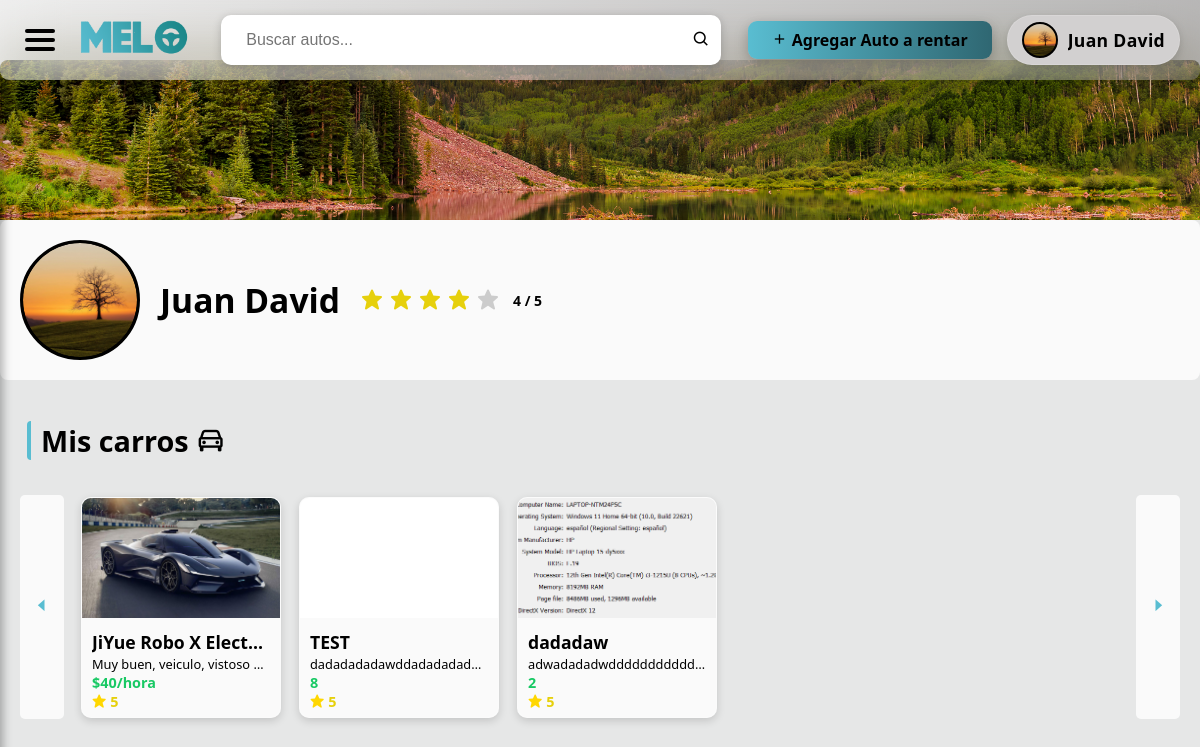
The app's page /profile.php (signed in) with its own data.
### tables this page shows
CREATE TABLE `registro` (
  `ID_Registro` int(11) NOT NULL,
  `Nombre` varchar(100) NOT NULL,
  `CorreoElectronico` varchar(100) NOT NULL,
  `Contrasena` varchar(100) NOT NULL,
  `imagen_perfil` varchar(255) DEFAULT NULL,
  `imagen_fondo` varchar(255) DEFAULT NULL
);

CREATE TABLE `autos` (
  `id` int(11) NOT NULL,
  `usuario` varchar(100) NOT NULL,
  `nombre` varchar(100) NOT NULL,
  `descripcion` text DEFAULT NULL,
  `precio` varchar(50) DEFAULT NULL,
  `estrellas` int(11) DEFAULT 5,
  `imagen` varchar(255) DEFAULT NULL,
  `fecha_creacion` timestamp NOT NULL DEFAULT current_timestamp(),
  `categoria` varchar(50) DEFAULT 'General',
  `ubicacion` varchar(255) DEFAULT NULL
);

### profile.php (the view, shortened to what this page needs)
<?php
require 'conexion.php';
$usuario = $_SESSION['usuario'] ?? '';
$datos = [];
if ($usuario) {
    $stmt = $conn->prepare("SELECT * FROM registro WHERE Nombre = ?");
    $stmt->bind_param("s", $usuario);
    $stmt->execute();
    $resultado = $stmt->get_result();
    $datos = $resultado->fetch_assoc();
}
?>
<!DOCTYPE html>
<html lang="es">
<head>
  <link rel="stylesheet" href="css/style.css">
  <link href='https://unpkg.com/boxicons@2.1.4/css/boxicons.min.css' rel='stylesheet'>
</head>
<body>
<?php include 'header.php'; ?>
<div class="profile-bg-container">
  <div class="background_and_profile">
    <div class="bp_header" style="background-image: url('<?php echo $datos['imagen_fondo'] ?? 'img/default-bg.jpg'; ?>');">
    </div>
    <div class="profile-content">
      <div class="profile_icon_big">
        <img src="<?php echo !empty($datos['imagen_perfil']) ? $datos['imagen_perfil'] : 'img/Profile_Icon.png'; ?>" class="profile-img">
      </div>
      <div class="name_bg">
        <div class="name_and_rating">
          <h2><?php echo htmlspecialchars($datos['Nombre'] ?? 'Usuario'); ?></h2>
          <div class="star-rating" data-usuario="<?php echo $usuario; ?>">
            <?php
              $stmt = $conn->prepare("SELECT AVG(estrellas) AS promedio FROM valoraciones WHERE usuario_valorado = ?");
              $stmt->bind_param("s", $usuario);
              $stmt->execute();
              $resultado = $stmt->get_result();
              $prom = $resultado->fetch_assoc();
              $promedio = round($prom['promedio'], 1) ?: 0;
              for ($i = 1; $i <= 5; $i++) {
                  $active = ($i <= $promedio) ? 'active' : '';
                  echo "<i class='bx bxs-star star $active' data-star='$i'></i>";
              }
              echo "<p class='rating-label'>$promedio / 5</p>";
            ?>
          </div>
        </div>
      </div>
    </div>
  </div>
</div>
<div class="profilecar">
  <section class="marketplace">
    <div class="category" id="Electricos">
      <div class="category-title">Mis carros <i class='bx bx-car'></i></div>
      <div class="carousel-wrapper">
        <button class="scroll-btn left" onclick="scrollLeftBtn('electricos-scroll')"><i class='bx bx-caret-left'></i></button>
        <div class="cards scrollable" id="electricos-scroll">
          <?php
          if ($usuario) {
              $stmt = $conn->prepare("SELECT * FROM autos WHERE usuario = ?");
              $stmt->bind_param("s", $usuario);
              $stmt->execute();
              $resultado = $stmt->get_result();
              while ($auto = $resultado->fetch_assoc()) {
                  ?>
                  <a href="detalle_auto.php?id=<?php echo $auto['id']; ?>" class="card">
                    <img src="<?php echo htmlspecialchars($auto['imagen']); ?>" alt="<?php echo htmlspecialchars($auto['nombre']); ?>">
                    <div class="info">
                      <h3><?php echo htmlspecialchars($auto['nombre']); ?></h3>
                      <p><?php echo htmlspecialchars($auto['descripcion']); ?></p>
                      <span class="price"><?php echo htmlspecialchars($auto['precio']); ?></span>
                      <span class="stars"><i class='bx bxs-star'></i> <?php echo intval($auto['estrellas']); ?> </span>
                    </div>
                  </a>
                  <?php
              }
          }
          ?>
        </div>
        <button class="scroll-btn right" onclick="scrollRightBtn('electricos-scroll')"><i class='bx bx-caret-right'></i></button>
      </div>
    </div>
  </section>
</div>
</body>
</html>

### records on screen
registro: imagen_fondo (picture), imagen_perfil (picture), Nombre "Juan David"
autos: imagen (picture), nombre "JiYue Robo X Elect…", descripcion "Muy buen, veiculo, vistoso…", precio "$40/hora", estrellas "5"
autos: imagen (picture), nombre "TEST", descripcion "dadadadadawddadadadad…", precio "8", estrellas "5"
autos: imagen (picture), nombre "dadadaw", descripcion "adwadadadwddddddddddd…", precio "2", estrellas "5"

### other values on screen
$_SESSION['usuario'] "Juan David"
$promedio "4"
